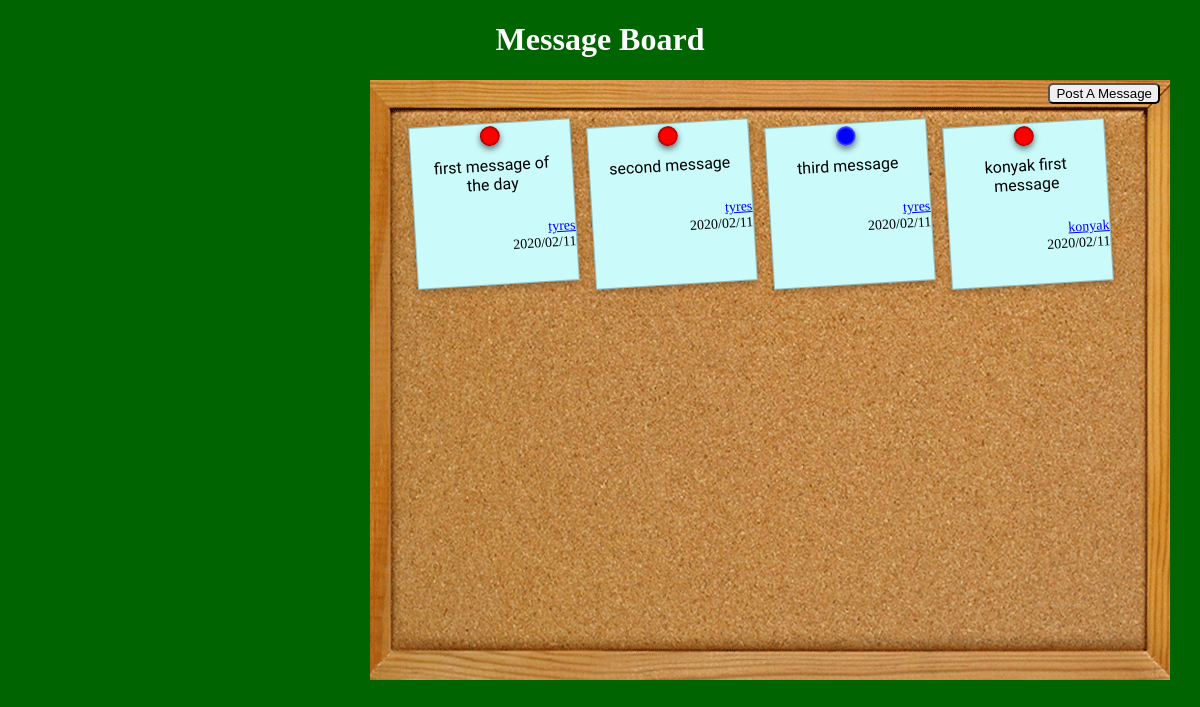
Before: / with the older database file.
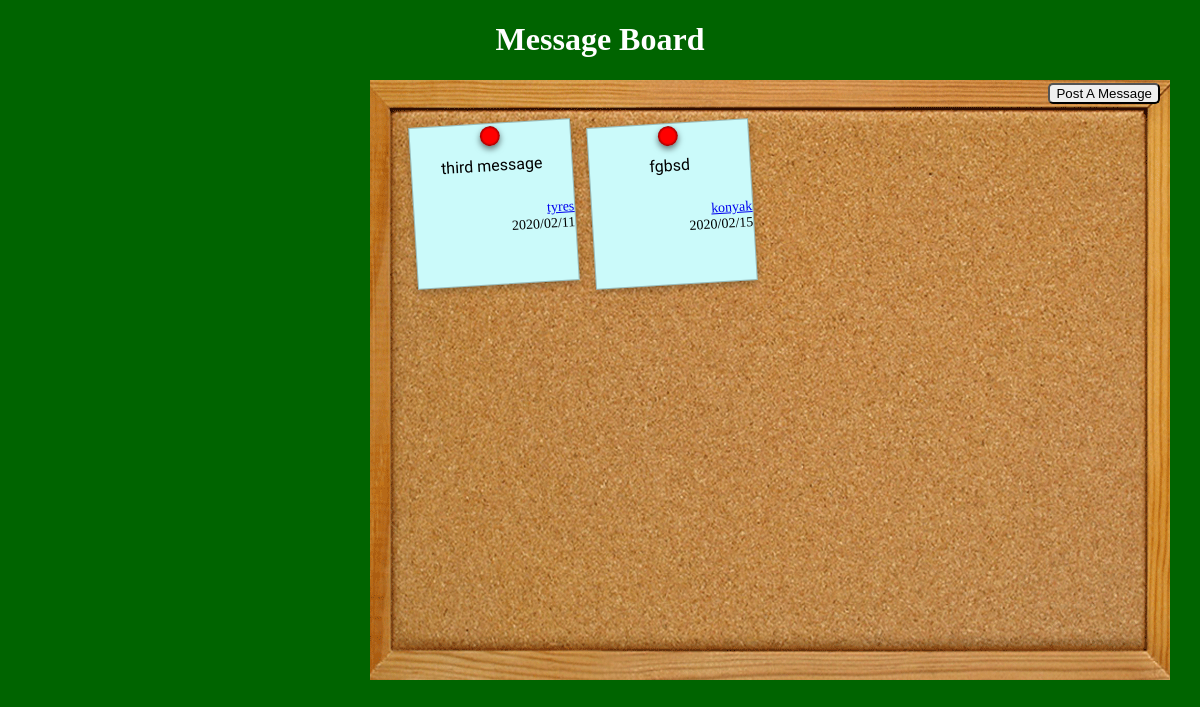
After: the same page with the newer database file.
### posts/models.py (models this page shows, shortened)
class Post(models.Model):
    text = models.TextField()
    date_posted = models.DateField(default = date.today)
    author = models.ForeignKey(User, on_delete=models.CASCADE)

### posts/views.py (the view)
# urls.py: path('',HomePageView.as_view(),name = 'home'),
class HomePageView(ListView):
    model = Post
    template_name = 'posts/index.html'
    context_object_name = 'all_objects_list'    #explicit name

### posts/templates/posts/index.html (shortened to what this page needs)
{% load static %}
<!DOCTYPE html>
<html lang="en">
	<head>
		<link rel="stylesheet" type="text/css" href="{% static 'style/style.css' %}" media="all" />
	</head>
	<body style="background-color: darkgreen;">
			{% if user.is_authenticated %}
				<header>
						<div><h1 style="color: white;float:left;padding-left:100px;margin-top:-10px;">Message Board</h1></div>
						<div>
						<nav>
							<ul>
								<li><a style="text-decoration: none;color:white" href={% url 'profile'%}>{{ user.username }}</a></li>
								<li><a style="text-decoration: none;color:white" href={% url 'logout'%}>LogOut</a></li>
							</ul>
						</nav>
					</div>
				</header>
			{% else %}
				<h1 style="color: white;text-align:center;">Message Board</h1>
			{% endif %}
			<div class="center">
				<div id='frame' >
					{% if user.is_authenticated %}
						<button class="addpost"><a href={% url 'post-create' %} style="text-decoration: none;color:black">Post A Message</a></button>
					{% else %}
						<button class="addpost"><a href={% url 'login' %} style="text-decoration: none;color:black">Post A Message</a></button>
					{% endif %}
						<div class="notediv">
					{% for post in all_objects_list %}
					<div class="note sticky1">
						<div class='pin'></div>
						<div class='text'>{{ post.text }}</div>
						<br>
						<div class="author"><a href="{% url "user-posts" post.author.username %}">{{ post.author }}</a></div>
						<div class="author">{{ post.date_posted|date:"Y/m/d" }}</div>
					</div>
					{% endfor %}
					</div>
				</div>
		</div>
	</body>
</html>

### static/style/style.css (style rules this page uses)
body { width: 50%; margin: auto; }
div#frame { background: url("../images/cork_board.gif") no-repeat center; width: 800px; height: 600px; text-align: center; }
div.center { margin-left:70px; }
div#frame div.note { -transition: all .2s ease-in-out; -moz-transition: all .2s ease-in-out; -webkit-transition: all .2s ease-in-out; cursor: pointer; display: block; }
.notediv { padding-top: 35px; padding-left: 35px; }
.note { width: 160px; height: 160px; box-shadow: 0 3px 6px rgba(0,0,0,.25); -webkit-box-shadow: 0 3px 6px rgba(0,0,0,.25); -moz-box-shadow: 0 3px 6px rgba(0,0,0,.25); float: left; margin: 8px; border: 1px solid rgba(0,0,0,.25); }
.addpost { float: right; margin-top: 3px; margin-right:10px; border-radius: 5px; }
.sticky1 { transform: rotate(-3.5deg); -webkit-transform: rotate(-3.5deg); -moz-transform: rotate(-3.5deg); background-color: #CBFAFA; }
.pin { border-radius: 50%; width: 20px; height: 20px; -webkit-box-shadow: 0 3px 6px rgba(0,0,0,.55); -moz-box-shadow: 0 3px 6px rgba(0,0,0,.55); box-shadow: 0 3px 6px rgba(0,0,0,.55); margin: 0 auto; margin-top: 2px; }
div#frame div:nth-child(1n) .pin { background-image: -moz-radial-gradient(35px 35px 35deg, circle cover, red 50%, black 100%); background-image: -webkit-radial-gradient(35px 35px, circle cover, red, black); background-image: radial-gradient(red 50%, black 100%); }
.text { margin: 10px; font-family: 'The Girl Next Door', cursive; }
.author { text-align: right; font-size: 14px; }

Changed rows visible on the page:
removed Post: text "first message of the day", author "tyres", date_posted "2020/02/11"
removed Post: text "second message", author "tyres", date_posted "2020/02/11"
removed Post: text "konyak first message", author "konyak", date_posted "2020/02/11"
added Post: text "fgbsd", author "konyak", date_posted "2020/02/15"
